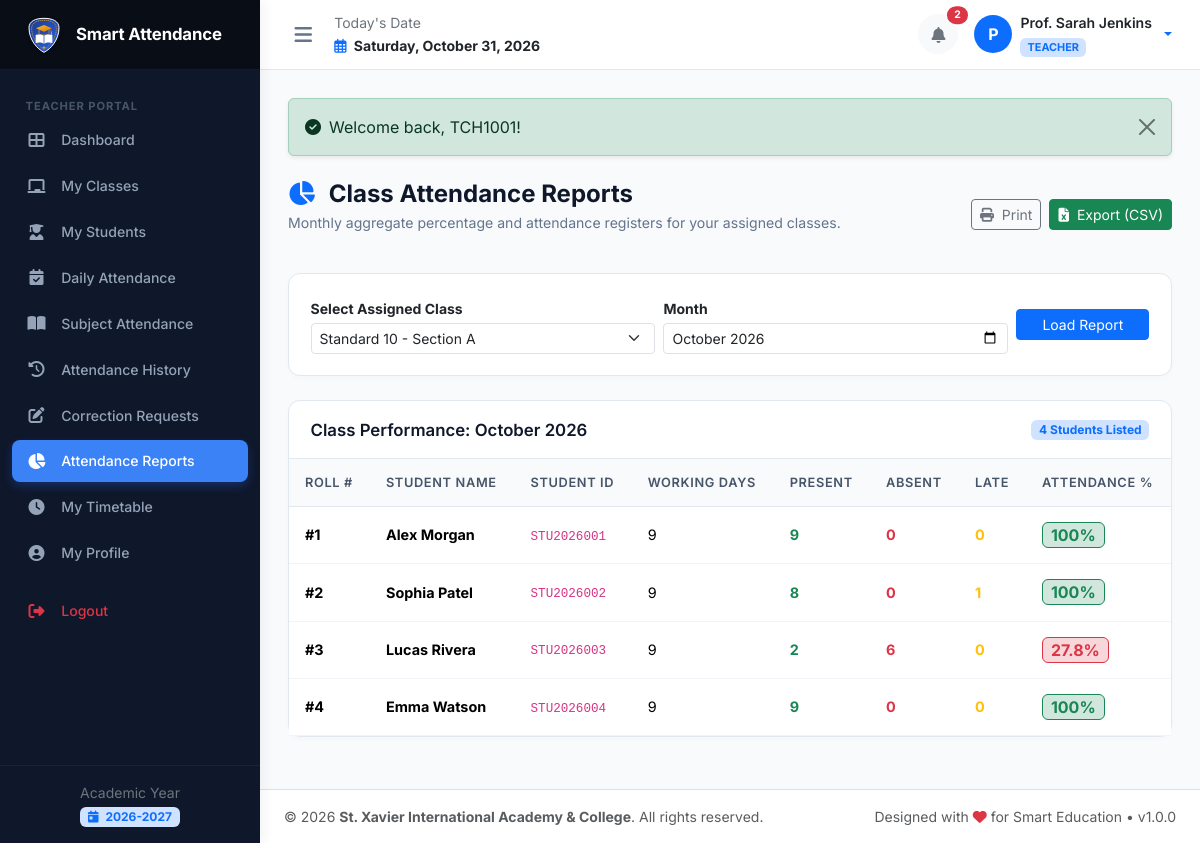
/teacher/reports.php (signed in), run on the app's committed database.
### tables this page shows
CREATE TABLE `academic_years` (
  `id` INT AUTO_INCREMENT PRIMARY KEY,
  `name` VARCHAR(50) NOT NULL UNIQUE,
  `start_date` DATE NOT NULL,
  `end_date` DATE NOT NULL,
  `is_current` TINYINT(1) NOT NULL DEFAULT 0,
  `status` ENUM('active', 'archived') NOT NULL DEFAULT 'active',
  `created_at` TIMESTAMP DEFAULT CURRENT_TIMESTAMP
);

CREATE TABLE `students` (
  `id` INT AUTO_INCREMENT PRIMARY KEY,
  `user_id` INT NOT NULL UNIQUE,
  `student_id` VARCHAR(50) NOT NULL UNIQUE,
  `admission_no` VARCHAR(50) NOT NULL UNIQUE,
  `roll_no` INT NOT NULL,
  `full_name` VARCHAR(150) NOT NULL,
  `photo` VARCHAR(255) NULL,
  `dob` DATE NULL,
  `gender` ENUM('male', 'female', 'other') DEFAULT 'male',
  `address` TEXT NULL,
  `class_id` INT NOT NULL,
  `section_id` INT NOT NULL,
  `academic_year_id` INT NOT NULL,
  `admission_date` DATE NULL,
  `created_at` TIMESTAMP DEFAULT CURRENT_TIMESTAMP,
  `updated_at` TIMESTAMP DEFAULT CURRENT_TIMESTAMP ON UPDATE CURRENT_TIMESTAMP,
  UNIQUE KEY `uk_class_section_roll` (`class_id`, `section_id`, `roll_no`),
  FOREIGN KEY (`user_id`) REFERENCES `users`(`id`) ON DELETE CASCADE,
  FOREIGN KEY (`class_id`) REFERENCES `classes`(`id`) ON DELETE CASCADE,
  FOREIGN KEY (`section_id`) REFERENCES `sections`(`id`) ON DELETE CASCADE,
  FOREIGN KEY (`academic_year_id`) REFERENCES `academic_years`(`id`) ON DELETE CASCADE
);

### includes/auth.php (called while the page is built, shortened)
<?php
require_once __DIR__ . '/functions.php';
function current_role(): ?string {
    return $_SESSION['user']['role'] ?? null;
}

### teacher/reports.php (the view, shortened to what this page needs)
<?php
require_once __DIR__ . '/../includes/functions.php';
require_once __DIR__ . '/../includes/auth.php';
$pdo = get_db_connection();
$currentUserId = (int)$_SESSION['user']['id'];
$tStmt = $pdo->prepare("SELECT id FROM teachers WHERE user_id = ?");
$tStmt->execute([$currentUserId]);
$teacherId = (int)$tStmt->fetchColumn();
$assignStmt = $pdo->prepare("SELECT DISTINCT ta.class_id, ta.section_id, c.name as class_name, sec.name as section_name
                             FROM teacher_assignments ta
                             JOIN classes c ON ta.class_id = c.id
                             JOIN sections sec ON ta.section_id = sec.id
                             WHERE ta.teacher_id = ?");
$assignStmt->execute([$teacherId]);
$assignedPairs = $assignStmt->fetchAll();
$month = $_GET['month'] ?? date('Y-m');
$selectedClassId = (int)($_GET['class_id'] ?? ($assignedPairs[0]['class_id'] ?? 0));
$students = [];
if ($selectedClassId > 0) {
    $sql = "SELECT s.id, s.roll_no, s.student_id, s.full_name,
                   COUNT(a.id) as total_days,
                   COUNT(CASE WHEN a.status = 'present' THEN 1 END) as present_count,
                   COUNT(CASE WHEN a.status = 'absent' THEN 1 END) as absent_count,
                   COUNT(CASE WHEN a.status = 'late' THEN 1 END) as late_count,
                   COUNT(CASE WHEN a.status = 'half_day' THEN 1 END) as half_day_count
            FROM students s
            LEFT JOIN daily_attendance a ON s.id = a.student_id AND a.attendance_date LIKE ?
            WHERE s.class_id = ?
            GROUP BY s.id
            ORDER BY s.roll_no ASC";
    $stmt = $pdo->prepare($sql);
    $stmt->execute([$month . '%', $selectedClassId]);
    $students = $stmt->fetchAll();
}
require_once __DIR__ . '/../includes/header.php';
require_once __DIR__ . '/../includes/sidebar.php';
require_once __DIR__ . '/../includes/navbar.php';
?>
<div class="page-header">
  <div>
    <h1 class="page-title"><i class="fas fa-chart-pie me-2 text-primary"></i> Class Attendance Reports</h1>
    <p class="page-subtitle">Monthly aggregate percentage and attendance registers for your assigned classes.</p>
  </div>
  <div class="d-flex gap-2 no-print">
    <button onclick="window.print()" class="btn btn-outline-secondary btn-sm">
      <i class="fas fa-print me-1"></i> Print
    </button>
    <a href="?class_id=<?= $selectedClassId ?>&month=<?= e($month) ?>&export=csv" class="btn btn-success btn-sm">
      <i class="fas fa-file-excel me-1"></i> Export (CSV)
    </a>
  </div>
</div>
<div class="card card-custom mb-4 no-print">
  <div class="card-body">
    <form method="GET" action="" class="row g-2 align-items-center">
      <div class="col-md-5">
        <label class="form-label small fw-bold mb-1">Select Assigned Class</label>
        <select name="class_id" class="form-select form-select-sm" onchange="this.form.submit()">
          <?php foreach ($assignedPairs as $p): ?>
            <option value="<?= $p['class_id'] ?>" <?= ($selectedClassId === (int)$p['class_id']) ? 'selected' : '' ?>>
              <?= e($p['class_name']) ?> - Section <?= e($p['section_name']) ?>
            </option>
          <?php endforeach; ?>
        </select>
      </div>
      <div class="col-md-5">
        <label class="form-label small fw-bold mb-1">Month</label>
        <input type="month" name="month" class="form-control form-control-sm" value="<?= e($month) ?>" onchange="this.form.submit()">
      </div>
      <div class="col-md-2 d-flex align-items-end">
        <button type="submit" class="btn btn-primary btn-sm w-100">Load Report</button>
      </div>
    </form>
  </div>
</div>
<div class="card card-custom">
  <div class="card-header d-flex justify-content-between align-items-center">
    <h5 class="card-title">Class Performance: <?= date('F Y', strtotime($month . '-01')) ?></h5>
    <span class="badge bg-primary-subtle text-primary"><?= count($students) ?> Students Listed</span>
  </div>
  <div class="card-body p-0">
    <div class="table-responsive">
      <table class="table table-custom table-hover align-middle mb-0">
        <thead>
          <tr>
            <th>Roll #</th>
            <th>Student Name</th>
            <th>Student ID</th>
            <th>Working Days</th>
            <th>Present</th>
            <th>Absent</th>
            <th>Late</th>
            <th>Attendance %</th>
          </tr>
        </thead>
        <tbody>
          <?php if (!empty($students)): ?>
            <?php foreach ($students as $s): ?>
              <?php
                $tot = (int)$s['total_days'];
                $eff = (int)$s['present_count'] + (int)$s['late_count'] + ((int)$s['half_day_count'] * 0.5);
                $pct = $tot > 0 ? round(($eff / $tot) * 100, 1) : 0;
                $pctBadge = ($pct >= 75) ? 'bg-success-subtle text-success border border-success' : 'bg-danger-subtle text-danger border border-danger';
              ?>
              <tr>
                <td><strong>#<?= $s['roll_no'] ?></strong></td>
                <td><strong><?= e($s['full_name']) ?></strong></td>
                <td><code><?= e($s['student_id']) ?></code></td>
                <td><?= $tot ?></td>
                <td><span class="text-success fw-bold"><?= $s['present_count'] ?></span></td>
                <td><span class="text-danger fw-bold"><?= $s['absent_count'] ?></span></td>
                <td><span class="text-warning fw-bold"><?= $s['late_count'] ?></span></td>
                <td>
                  <span class="badge <?= $pctBadge ?> px-2 py-1 fw-bold fs-6">
                    <?= $pct ?>%
                  </span>
                </td>
              </tr>
            <?php endforeach; ?>
          <?php else: ?>
            <tr><td colspan="8" class="text-center py-4 text-muted">No students found.</td></tr>
          <?php endif; ?>
        </tbody>
      </table>
    </div>
  </div>
</div>
<?php require_once __DIR__ . '/../includes/footer.php'; ?>

### includes/sidebar.php (shortened to what this page needs)
<?php
$role = current_role() ?? 'student';
$currentScript = basename($_SERVER['PHP_SELF']);
?>
<aside class="app-sidebar" id="appSidebar">
  <div class="sidebar-brand">
    <img src="<?= BASE_URL ?>/assets/img/logo.svg" alt="Logo">
    <div class="brand-title">Smart Attendance</div>
  </div>
  <ul class="sidebar-menu">
    <?php if ($role === 'admin'): ?>
      <li class="menu-header">Administrator</li>
      <li class="nav-item">
        <a class="nav-link <?= ($currentScript === 'index.php') ? 'active' : '' ?>" href="<?= BASE_URL ?>/admin/index.php">
          <i class="fas fa-th-large"></i> <span>Dashboard</span>
        </a>
      </li>
      <li class="nav-item">
        <a class="nav-link <?= in_array($currentScript, ['users.php', 'user_add.php', 'user_edit.php']) ? 'active' : '' ?>" href="<?= BASE_URL ?>/admin/users.php">
          <i class="fas fa-users-cog"></i> <span>User Management</span>
        </a>
      </li>
      <li class="nav-item">
        <a class="nav-link <?= ($currentScript === 'academics.php') ? 'active' : '' ?>" href="<?= BASE_URL ?>/admin/academics.php">
          <i class="fas fa-graduation-cap"></i> <span>Academic Management</span>
        </a>
      </li>
      <li class="nav-item">
        <a class="nav-link <?= ($currentScript === 'timetable.php') ? 'active' : '' ?>" href="<?= BASE_URL ?>/admin/timetable.php">
          <i class="fas fa-calendar-alt"></i> <span>Timetable</span>
        </a>
      </li>
      <li class="nav-item">
        <a class="nav-link <?= ($currentScript === 'attendance.php') ? 'active' : '' ?>" href="<?= BASE_URL ?>/admin/attendance.php">
          <i class="fas fa-clipboard-check"></i> <span>Attendance Overview</span>
        </a>
      </li>
      <li class="nav-item">
        <a class="nav-link <?= ($currentScript === 'reports.php') ? 'active' : '' ?>" href="<?= BASE_URL ?>/admin/reports.php">
          <i class="fas fa-chart-line"></i> <span>Reports & Analytics</span>
        </a>
      </li>
      <li class="nav-item">
        <a class="nav-link <?= ($currentScript === 'holidays.php') ? 'active' : '' ?>" href="<?= BASE_URL ?>/admin/holidays.php">
          <i class="fas fa-umbrella-beach"></i> <span>Holiday Management</span>
        </a>
      </li>
      <li class="nav-item">
        <a class="nav-link <?= ($currentScript === 'audit_logs.php') ? 'active' : '' ?>" href="<?= BASE_URL ?>/admin/audit_logs.php">
          <i class="fas fa-history"></i> <span>Audit Logs</span>
        </a>
      </li>
      <li class="nav-item">
        <a class="nav-link <?= ($currentScript === 'profile.php') ? 'active' : '' ?>" href="<?= BASE_URL ?>/admin/profile.php">
          <i class="fas fa-user-circle"></i> <span>My Profile</span>
        </a>
      </li>
      <li class="nav-item">
        <a class="nav-link <?= ($currentScript === 'settings.php') ? 'active' : '' ?>" href="<?= BASE_URL ?>/admin/settings.php">
          <i class="fas fa-cog"></i> <span>Settings</span>
        </a>
      </li>
    <?php elseif ($role === 'teacher'): ?>
      <li class="menu-header">Teacher Portal</li>
      <li class="nav-item">
        <a class="nav-link <?= ($currentScript === 'index.php') ? 'active' : '' ?>" href="<?= BASE_URL ?>/teacher/index.php">
          <i class="fas fa-th-large"></i> <span>Dashboard</span>
        </a>
      </li>
      <li class="nav-item">
        <a class="nav-link <?= ($currentScript === 'my_classes.php') ? 'active' : '' ?>" href="<?= BASE_URL ?>/teacher/my_classes.php">
          <i class="fas fa-chalkboard"></i> <span>My Classes</span>
        </a>
      </li>
      <li class="nav-item">
        <a class="nav-link <?= in_array($currentScript, ['my_students.php', 'student_add.php', 'student_edit.php']) ? 'active' : '' ?>" href="<?= BASE_URL ?>/teacher/my_students.php">
          <i class="fas fa-user-graduate"></i> <span>My Students</span>
        </a>
      </li>
      <li class="nav-item">
        <a class="nav-link <?= ($currentScript === 'attendance_daily.php') ? 'active' : '' ?>" href="<?= BASE_URL ?>/teacher/attendance_daily.php">
          <i class="fas fa-calendar-check"></i> <span>Daily Attendance</span>
        </a>
      </li>
      <li class="nav-item">
        <a class="nav-link <?= ($currentScript === 'attendance_subject.php') ? 'active' : '' ?>" href="<?= BASE_URL ?>/teacher/attendance_subject.php">
          <i class="fas fa-book-open"></i> <span>Subject Attendance</span>
        </a>
      </li>
      <li class="nav-item">
        <a class="nav-link <?= ($currentScript === 'attendance_history.php') ? 'active' : '' ?>" href="<?= BASE_URL ?>/teacher/attendance_history.php">
          <i class="fas fa-history"></i> <span>Attendance History</span>
        </a>
      </li>
      <li class="nav-item">
        <a class="nav-link <?= ($currentScript === 'correction_request.php') ? 'active' : '' ?>" href="<?= BASE_URL ?>/teacher/correction_request.php">
          <i class="fas fa-edit"></i> <span>Correction Requests</span>
        </a>
      </li>
      <li class="nav-item">
        <a class="nav-link <?= ($currentScript === 'reports.php') ? 'active' : '' ?>" href="<?= BASE_URL ?>/teacher/reports.php">
          <i class="fas fa-chart-pie"></i> <span>Attendance Reports</span>
        </a>
      </li>
      <li class="nav-item">
        <a class="nav-link <?= ($currentScript === 'timetable.php') ? 'active' : '' ?>" href="<?= BASE_URL ?>/teacher/timetable.php">
          <i class="fas fa-clock"></i> <span>My Timetable</span>
        </a>
      </li>
      <li class="nav-item">
        <a class="nav-link <?= ($currentScript === 'profile.php') ? 'active' : '' ?>" href="<?= BASE_URL ?>/teacher/profile.php">
          <i class="fas fa-user-circle"></i> <span>My Profile</span>
        </a>
      </li>
    <?php endif; ?>
    <li class="nav-item mt-3">
      <a class="nav-link text-danger" href="<?= BASE_URL ?>/logout.php">
        <i class="fas fa-sign-out-alt"></i> <span>Logout</span>
      </a>
    </li>
  </ul>
  <div class="sidebar-footer text-center">
    <small class="text-secondary d-block">Academic Year</small>
    <span class="badge bg-primary-subtle text-primary mt-1">
      <i class="fas fa-calendar-day me-1"></i> <?= e(get_active_academic_year()['name'] ?? '2026-2027') ?>
    </span>
  </div>
</aside>

### data on the page
academic_years: name "2026-2027"
students: roll_no "1", full_name "Alex Morgan", student "STU2026001", tot "9", present_count "9", absent_count "0", late_count "0", pct "100"
students: roll_no "2", full_name "Sophia Patel", student "STU2026002", tot "9", present_count "8", absent_count "0", late_count "1", pct "100"
students: roll_no "3", full_name "Lucas Rivera", student "STU2026003", tot "9", present_count "2", absent_count "6", late_count "0", pct "27.8"
students: roll_no "4", full_name "Emma Watson", student "STU2026004", tot "9", present_count "9", absent_count "0", late_count "0", pct "100"

### other printed values
$unreadCount "2"
substr($user['full_name'] ?? 'U', 0, 1) "P"
$user['full_name'] "Prof. Sarah Jenkins"
$user['role'] "TEACHER"
$msg['message'] "Welcome back, TCH1001!"
date('F Y', strtotime($month . '-01')) "October 2026"
count($students) "4"
$schoolName "St. Xavier International Academy & College"
APP_VERSION "1.0.0"
form field class_id "Standard 10 - Section A"
